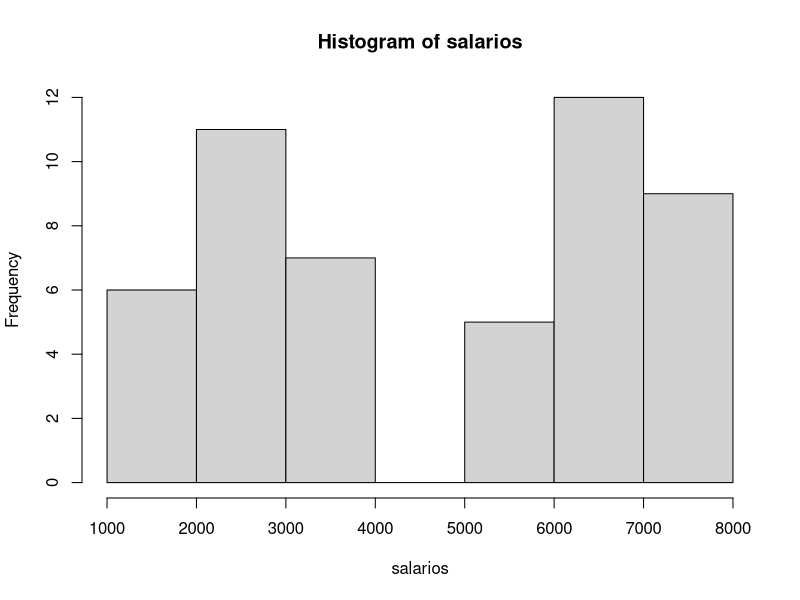
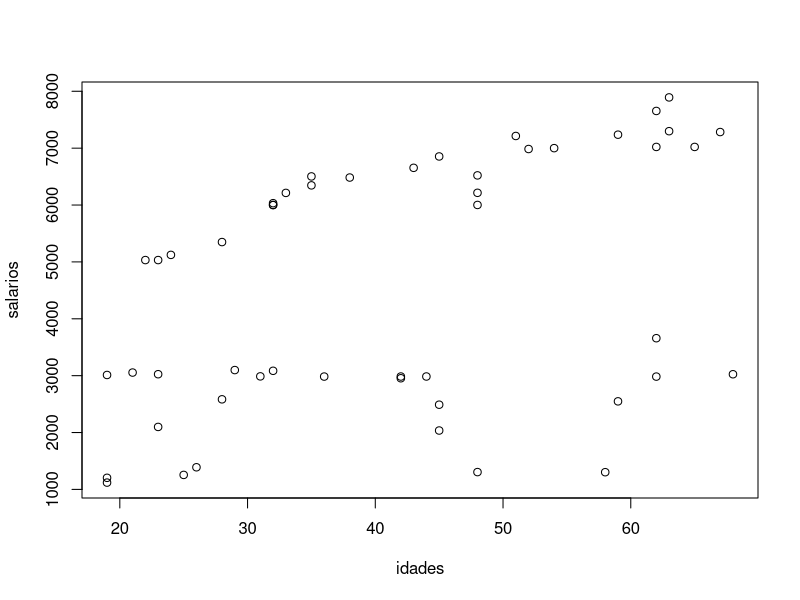
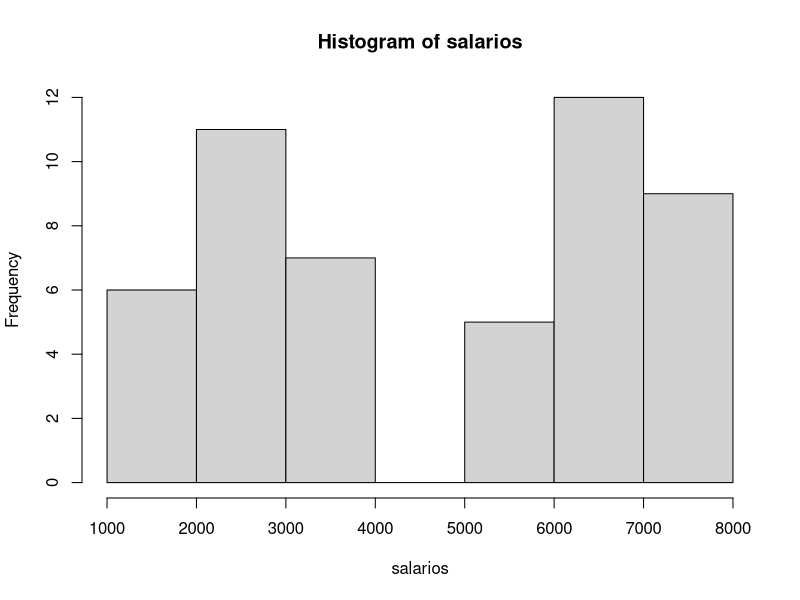
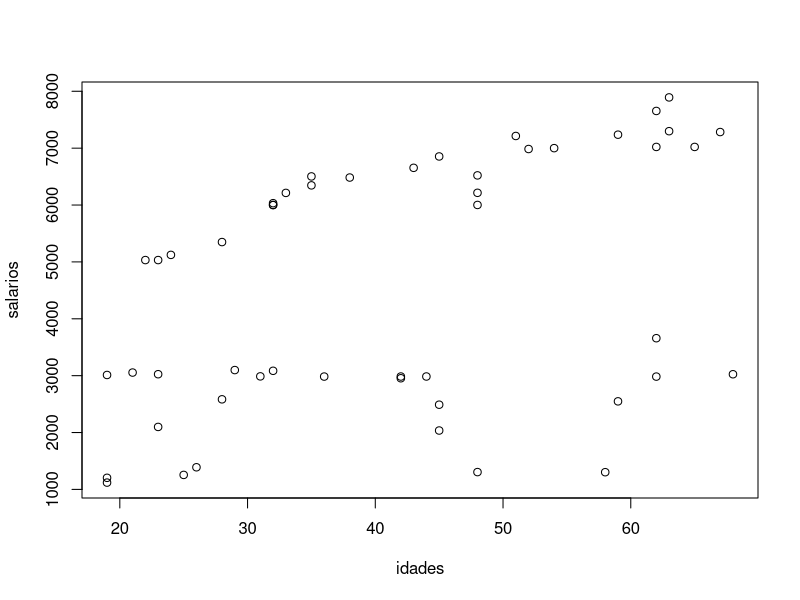

Generate these figures, in order, with R:
library(readxl)

dados <- read_excel("Salario.xlsx")

questao1 <- function() {
  salarios <- as.numeric(dados$Salario)
  hist(salarios)
}

questao1a <- function() {
  idades <- as.numeric(dados$Idade)
  hist(idades)
}

questao2 <- function(){

    idades <- as.numeric(dados$Idade)
    salarios <-as.numeric(dados$Salario)

    plot(idades, salarios,)

}

questao3 <- function() {
  cco <- cor(
    dados$Idade,
    as.numeric(dados$Salario),
    method = "pearson",
    use = "complete.obs"
  )

  print(cco)
}

executar_todas <- function() {
  funcoes <- list(
    questao1,
    questao2,
    questao3
  )

  i <- 1

  while (i <= length(funcoes)) {
    cat("\n--- Questão", i, "---\n")
    funcoes[[i]]()

    i <- i + 1
  }
}

executar_todas()

questao1()

questao2()

print(dados[5, ])
